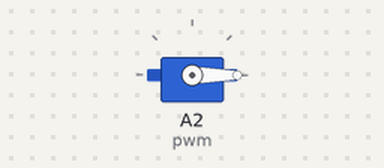
This program was run on a simulated CircuitPython board. On the bench: servo.

Above: at 0.05 s.
At 0.9 s:
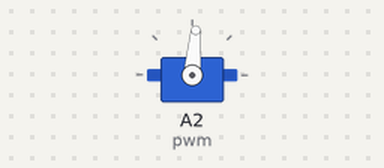
At 1.75 s:
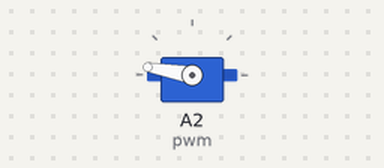
At 3.45 s:
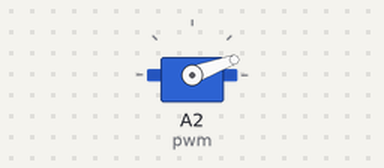
Timing chart, 0 to 8.3 s (numbered marks = the images above):
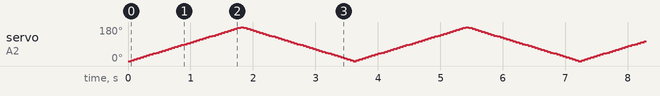

The program:

code.py
```python
import time
import board
import pulseio
from adafruit_motor import servo

# create a PWMOut object on Pin A2.
pwm = pulseio.PWMOut(board.A2, duty_cycle=2 ** 15, frequency=50)

# Create a servo object, my_servo.
my_servo = servo.Servo(pwm)

while True:
    for angle in range(0, 180, 5):   # 0 - 180 degrees, 5 degrees at a time.
        my_servo.angle = angle
        time.sleep(0.05)

    for angle in range(180, 0, -5):  # 180 - 0 degrees, 5 degrees at a time.
        my_servo.angle = angle
        time.sleep(0.05)
```
